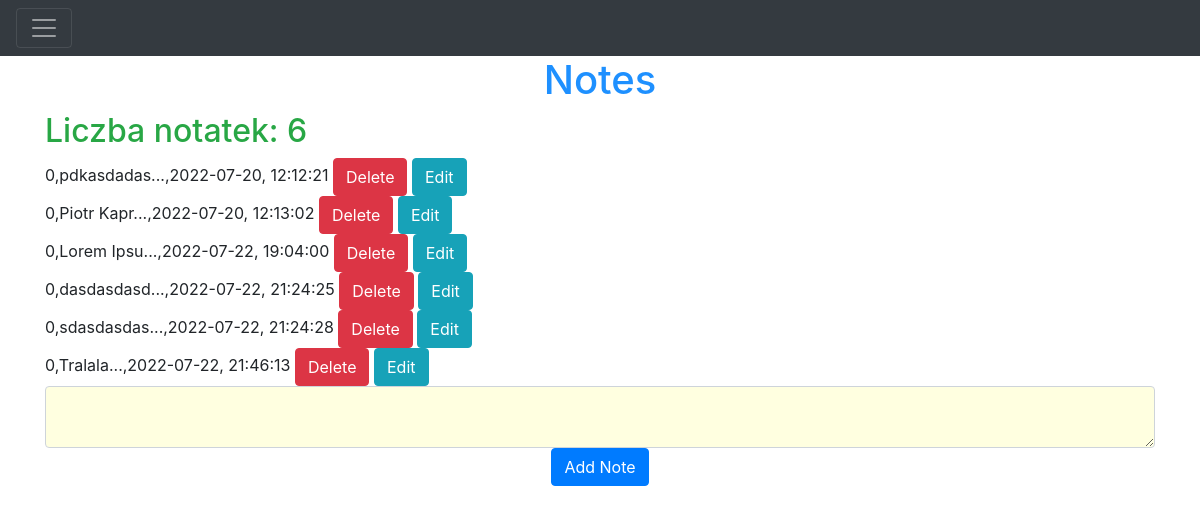
Screenshot of / (signed in) with the database file from the repository.
### strona/models.py (models this page shows)
class Note(db.Model):
    id = db.Column(db.Integer, primary_key=True)
    notatka = db.Column(db.String(10000))
    data = db.Column(db.DateTime(timezone=True), default=func.now())
    user_id = db.Column(db.Integer, db.ForeignKey('user.id'))
    Note_count = 0
    def __str__(self):
        self.notka = self.notatka[0:10]
        self.printable_date = self.data
        return f'{self.Note_count},{self.notka}...,{self.printable_date.strftime("%Y-%m-%d, %H:%M:%S")}'

### strona/views.py (the view, shortened to what this page needs)
@views.route('/', methods=['GET', 'POST'])
@login_required
def home():
    note = request.form.get('note')
    user = str(current_user)
    user = user.replace(">", "")
    user = user.split()
    rows = db.session.query(Note).filter(Note.user_id == user[1]).count()
    return render_template("home.html", user=current_user, rows=rows)

### strona/__init__.py (called while the page is built)
def create_app():
    app = Flask(__name__)
    app.secret_key = "Piotr"
    app.config['SQLALCHEMY_DATABASE_URI'] = f'sqlite:///{DB_NAME}'
    db.init_app(app)
    from .views import views
    from .auth import auth
    app.register_blueprint(views, url_prefix='/')
    app.register_blueprint(auth, url_prefix='/')
    from .models import Note, User
    create_database(app)
    login_manager = LoginManager()
    login_manager.login_view = 'auth.login'
    login_manager.init_app(app)
    @login_manager.user_loader
    def load_user(id):
        return User.query.get(int(id))
    return app

### strona/Templates/home.html (shortened to what this page needs)
{% extends "base.html" %}
{% block content %}
    <h1 style="color:dodgerblue" align="center">Notes</h1>
    <ul class="list-group list-group-flush" id="notes">
        <h2 style="color: #28a745"> Liczba notatek: {{ rows }}</h2>
        {% for note in  user.notes %}
            <div>
                {{ note }}
                <a href="{{ url_for('views.delete_post', id = note.id) }}">
                    <button type="button" class="btn btn-danger">Delete</button>
                </a>
                <a href="{{ url_for('views.edit_post', id = note.id) }}">
                    <button type="button" class="btn btn-info">Edit</button>
                </a>
            </div>
        {% endfor %}
        <form method="post">
            <div align="center">
                <textarea style="background-color:lightyellow" name="note" id="note" class="form-control"></textarea>
                <button type="submit" class="btn btn-primary">Add Note</button>
            </div>
        </form>
{% endblock %}

### strona/Templates/base.html (shortened to what this page needs)
<!DOCTYPE html>
<html lang="en">
<head>
    <link
            rel="stylesheet"
            href="https://stackpath.bootstrapcdn.com/bootstrap/4.4.1/css/bootstrap.min.css"
    />
    <link
            rel="stylesheet"
            href="https://stackpath.bootstrapcdn.com/font-awesome/4.7.0/css/font-awesome.min.css"
    />
</head>
<body>
<nav class="navbar navbar-exand-lg navbar-dark bg-dark">
    <button class="navbar-toggler"
            type="button"
            data-toggle="collapse"
            data-target="#navbar">
        <span class="navbar-toggler-icon"></span>
    </button>
</nav>
<div class="container">
    {% block content %}
    {% endblock %}
</div>
</body>
</html>

### rows the page displays
Note: notatka+data "0,pdkasdadas...,2022-07-20, 12:12:21"
Note: notatka+data "0,Piotr Kapr...,2022-07-20, 12:13:02"
Note: notatka+data "0,Lorem Ipsu...,2022-07-22, 19:04:00"
Note: notatka+data "0,dasdasdasd...,2022-07-22, 21:24:25"
Note: notatka+data "0,sdasdasdas...,2022-07-22, 21:24:28"
Note: notatka+data "0,Tralala...,2022-07-22, 21:46:13"

### other values shown
{{ rows }} "6"
